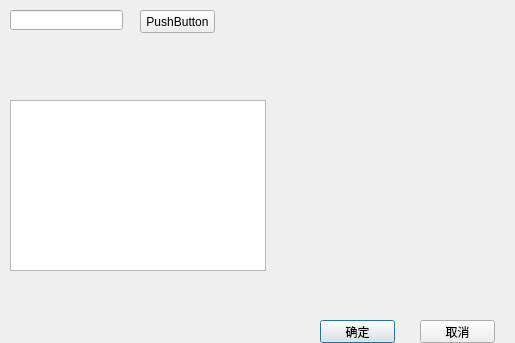
<?xml version="1.0" encoding="UTF-8"?>
<ui version="4.0">
 <class>Dialog</class>
 <widget class="QDialog" name="Dialog">
  <property name="geometry">
   <rect>
    <x>0</x>
    <y>0</y>
    <width>515</width>
    <height>343</height>
   </rect>
  </property>
  <property name="windowTitle">
   <string>Dialog</string>
  </property>
  <widget class="QTextBrowser" name="textBrowser">
   <property name="geometry">
    <rect>
     <x>10</x>
     <y>100</y>
     <width>256</width>
     <height>171</height>
    </rect>
   </property>
  </widget>
  <widget class="QPushButton" name="okButton">
   <property name="geometry">
    <rect>
     <x>320</x>
     <y>320</y>
     <width>75</width>
     <height>23</height>
    </rect>
   </property>
   <property name="text">
    <string>确定</string>
   </property>
  </widget>
  <widget class="QPushButton" name="closeButton">
   <property name="geometry">
    <rect>
     <x>420</x>
     <y>320</y>
     <width>75</width>
     <height>23</height>
    </rect>
   </property>
   <property name="text">
    <string>取消</string>
   </property>
  </widget>
  <widget class="QLineEdit" name="lineEdit">
   <property name="geometry">
    <rect>
     <x>10</x>
     <y>10</y>
     <width>113</width>
     <height>20</height>
    </rect>
   </property>
  </widget>
  <widget class="QPushButton" name="pushButton_3">
   <property name="geometry">
    <rect>
     <x>140</x>
     <y>10</y>
     <width>75</width>
     <height>23</height>
    </rect>
   </property>
   <property name="text">
    <string>PushButton</string>
   </property>
  </widget>
 </widget>
 <tabstops>
  <tabstop>okButton</tabstop>
  <tabstop>closeButton</tabstop>
  <tabstop>textBrowser</tabstop>
 </tabstops>
 <resources/>
 <connections>
  <connection>
   <sender>closeButton</sender>
   <signal>clicked()</signal>
   <receiver>Dialog</receiver>
   <slot>close()</slot>
   <hints>
    <hint type="sourcelabel">
     <x>453</x>
     <y>331</y>
    </hint>
    <hint type="destinationlabel">
     <x>519</x>
     <y>361</y>
    </hint>
   </hints>
  </connection>
  <connection>
   <sender>okButton</sender>
   <signal>clicked()</signal>
   <receiver>Dialog</receiver>
   <slot>accept()</slot>
   <hints>
    <hint type="sourcelabel">
     <x>354</x>
     <y>331</y>
    </hint>
    <hint type="destinationlabel">
     <x>356</x>
     <y>283</y>
    </hint>
   </hints>
  </connection>
  <connection>
   <sender>pushButton_3</sender>
   <signal>clicked()</signal>
   <receiver>Dialog</receiver>
   <slot>show()</slot>
   <hints>
    <hint type="sourcelabel">
     <x>378</x>
     <y>26</y>
    </hint>
    <hint type="destinationlabel">
     <x>376</x>
     <y>68</y>
    </hint>
   </hints>
  </connection>
 </connections>
</ui>
